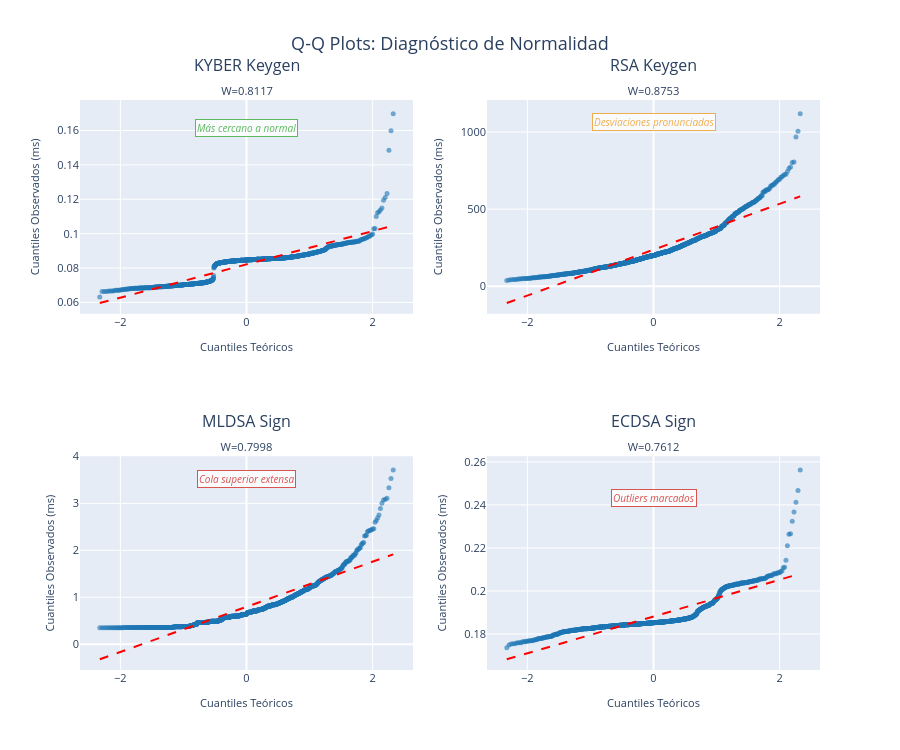

The cell this chart's notebook holds for it:
### Code cell
# ============ VERSIÓN MEJORADA CON ANOTACIONES ============
import plotly.subplots as sp
import scipy.stats as stats

casos_ejemplo = [
    ('kyber', 'keygen'),   # Más normal
    ('rsa', 'keygen'),     # Menos normal
    ('mldsa', 'sign'),     # Variabilidad alta
    ('ecdsa', 'sign')      # Baja variabilidad
]

fig = sp.make_subplots(
    rows=2, cols=2,
    subplot_titles=[f"{alg.upper()} {op.capitalize()}<br><sub>W={shapiro(categories[alg][op]['time_ms'])[0]:.4f}</sub>"
                    for alg, op in casos_ejemplo]
)

for idx, (alg, op) in enumerate(casos_ejemplo, 1):
    df_op = categories[alg][op]
    data_sorted = np.sort(df_op['time_ms'])
    theoretical_quantiles = stats.norm.ppf(np.linspace(0.01, 0.99, len(data_sorted)))

    row = (idx - 1) // 2 + 1
    col = (idx - 1) % 2 + 1

    # Scatter de Q-Q
    fig.add_trace(
        go.Scatter(
            x=theoretical_quantiles,
            y=data_sorted,
            mode='markers',
            marker=dict(size=5, color='#1f77b4', opacity=0.6),
            name=f'{alg.upper()} {op}',
            hovertemplate='Teórico: %{x:.2f}<br>Observado: %{y:.3f} ms<extra></extra>'
        ),
        row=row, col=col
    )

    # Línea de referencia (distribución perfecta)
    fig.add_trace(
        go.Scatter(
            x=theoretical_quantiles,
            y=theoretical_quantiles * data_sorted.std() + data_sorted.mean(),
            mode='lines',
            line=dict(color='red', dash='dash', width=2),
            name='Normal teórica',
            showlegend=False,
            hoverinfo='skip'
        ),
        row=row, col=col
    )

    # AÑADIR ANOTACIÓN DE INTERPRETACIÓN
    if alg == 'kyber' and op == 'keygen':
        interpretacion = "Más cercano a normal"
        color = '#5cb85c'  # Verde
    elif alg == 'rsa' and op == 'keygen':
        interpretacion = "Desviaciones pronunciadas"
        color = '#f0ad4e'  # Naranja
    elif alg == 'mldsa' and op == 'sign':
        interpretacion = "Cola superior extensa"
        color = '#d9534f'  # Rojo
    else:
        interpretacion = "Outliers marcados"
        color = '#d9534f'  # Rojo

    fig.add_annotation(
        text=f"<i>{interpretacion}</i>",
        xref=f"x{idx}", yref=f"y{idx}",
        x=0, y=data_sorted.max() * 0.95,
        showarrow=False,
        font=dict(size=10, color=color),
        bgcolor='rgba(255,255,255,0.8)',
        bordercolor=color,
        borderwidth=1,
        row=row, col=col
    )

fig.update_layout(
    title={
        'text': 'Q-Q Plots: Diagnóstico de Normalidad',
        'x': 0.5,
        'xanchor': 'center',
        'font': {'size': 18}
    },
    height=750,
    showlegend=False,
    font=dict(size=11)
)

fig.update_xaxes(title_text='Cuantiles Teóricos', title_font=dict(size=11))
fig.update_yaxes(title_text='Cuantiles Observados (ms)', title_font=dict(size=11))

fig.show()

### Figure 1 — Plotly figure (JSON) as saved in the notebook; plotly's stock layout.template omitted (floating-point values rounded to 4 significant figures; data arrays with more than 128 entries replaced by an {"elided": "..."} marker saying what was removed)
{"data": [{"hovertemplate": "Teórico: %{x:.2f}<br>Observado: %{y:.3f} ms<extra></extra>", "marker": {"color": "#1f77b4", "opacity": 0.6, "size": 5}, "mode": "markers", "name": "KYBER keygen", "type": "scatter", "x": {"elided": "1000 float values"}, "xaxis": "x", "y": {"elided": "1000 float values"}, "yaxis": "y"}, {"hoverinfo": "skip", "line": {"color": "red", "dash": "dash", "width": 2}, "mode": "lines", "name": "Normal teórica", "showlegend": false, "type": "scatter", "x": {"elided": "1000 float values"}, "xaxis": "x", "y": {"elided": "1000 float values"}, "yaxis": "y"}, {"hovertemplate": "Teórico: %{x:.2f}<br>Observado: %{y:.3f} ms<extra></extra>", "marker": {"color": "#1f77b4", "opacity": 0.6, "size": 5}, "mode": "markers", "name": "RSA keygen", "type": "scatter", "x": {"elided": "1000 float values"}, "xaxis": "x2", "y": {"elided": "1000 float values"}, "yaxis": "y2"}, {"hoverinfo": "skip", "line": {"color": "red", "dash": "dash", "width": 2}, "mode": "lines", "name": "Normal teórica", "showlegend": false, "type": "scatter", "x": {"elided": "1000 float values"}, "xaxis": "x2", "y": {"elided": "1000 float values"}, "yaxis": "y2"}, {"hovertemplate": "Teórico: %{x:.2f}<br>Observado: %{y:.3f} ms<extra></extra>", "marker": {"color": "#1f77b4", "opacity": 0.6, "size": 5}, "mode": "markers", "name": "MLDSA sign", "type": "scatter", "x": {"elided": "1000 float values"}, "xaxis": "x3", "y": {"elided": "1000 float values"}, "yaxis": "y3"}, {"hoverinfo": "skip", "line": {"color": "red", "dash": "dash", "width": 2}, "mode": "lines", "name": "Normal teórica", "showlegend": false, "type": "scatter", "x": {"elided": "1000 float values"}, "xaxis": "x3", "y": {"elided": "1000 float values"}, "yaxis": "y3"}, {"hovertemplate": "Teórico: %{x:.2f}<br>Observado: %{y:.3f} ms<extra></extra>", "marker": {"color": "#1f77b4", "opacity": 0.6, "size": 5}, "mode": "markers", "name": "ECDSA sign", "type": "scatter", "x": {"elided": "1000 float values"}, "xaxis": "x4", "y": {"elided": "1000 float values"}, "yaxis": "y4"}, {"hoverinfo": "skip", "line": {"color": "red", "dash": "dash", "width": 2}, "mode": "lines", "name": "Normal teórica", "showlegend": false, "type": "scatter", "x": {"elided": "1000 float values"}, "xaxis": "x4", "y": {"elided": "1000 float values"}, "yaxis": "y4"}], "layout": {"annotations": [{"font": {"size": 16}, "showarrow": false, "text": "KYBER Keygen<br><sub>W=0.8117</sub>", "x": 0.225, "xanchor": "center", "xref": "paper", "y": 1, "yanchor": "bottom", "yref": "paper"}, {"font": {"size": 16}, "showarrow": false, "text": "RSA Keygen<br><sub>W=0.8753</sub>", "x": 0.775, "xanchor": "center", "xref": "paper", "y": 1, "yanchor": "bottom", "yref": "paper"}, {"font": {"size": 16}, "showarrow": false, "text": "MLDSA Sign<br><sub>W=0.7998</sub>", "x": 0.225, "xanchor": "center", "xref": "paper", "y": 0.375, "yanchor": "bottom", "yref": "paper"}, {"font": {"size": 16}, "showarrow": false, "text": "ECDSA Sign<br><sub>W=0.7612</sub>", "x": 0.775, "xanchor": "center", "xref": "paper", "y": 0.375, "yanchor": "bottom", "yref": "paper"}, {"bgcolor": "rgba(255,255,255,0.8)", "bordercolor": "#5cb85c", "borderwidth": 1, "font": {"color": "#5cb85c", "size": 10}, "showarrow": false, "text": "<i>Más cercano a normal</i>", "x": 0, "xref": "x", "y": 0.1612, "yref": "y"}, {"bgcolor": "rgba(255,255,255,0.8)", "bordercolor": "#f0ad4e", "borderwidth": 1, "font": {"color": "#f0ad4e", "size": 10}, "showarrow": false, "text": "<i>Desviaciones pronunciadas</i>", "x": 0, "xref": "x2", "y": 1062.0, "yref": "y2"}, {"bgcolor": "rgba(255,255,255,0.8)", "bordercolor": "#d9534f", "borderwidth": 1, "font": {"color": "#d9534f", "size": 10}, "showarrow": false, "text": "<i>Cola superior extensa</i>", "x": 0, "xref": "x3", "y": 3.524, "yref": "y3"}, {"bgcolor": "rgba(255,255,255,0.8)", "bordercolor": "#d9534f", "borderwidth": 1, "font": {"color": "#d9534f", "size": 10}, "showarrow": false, "text": "<i>Outliers marcados</i>", "x": 0, "xref": "x4", "y": 0.2434, "yref": "y4"}], "font": {"size": 11}, "height": 750, "showlegend": false, "title": {"font": {"size": 18}, "text": "Q-Q Plots: Diagnóstico de Normalidad", "x": 0.5, "xanchor": "center"}, "xaxis": {"anchor": "y", "domain": [0, 0.45], "title": {"font": {"size": 11}, "text": "Cuantiles Teóricos"}}, "xaxis2": {"anchor": "y2", "domain": [0.55, 1], "title": {"font": {"size": 11}, "text": "Cuantiles Teóricos"}}, "xaxis3": {"anchor": "y3", "domain": [0, 0.45], "title": {"font": {"size": 11}, "text": "Cuantiles Teóricos"}}, "xaxis4": {"anchor": "y4", "domain": [0.55, 1], "title": {"font": {"size": 11}, "text": "Cuantiles Teóricos"}}, "yaxis": {"anchor": "x", "domain": [0.625, 1], "title": {"font": {"size": 11}, "text": "Cuantiles Observados (ms)"}}, "yaxis2": {"anchor": "x2", "domain": [0.625, 1], "title": {"font": {"size": 11}, "text": "Cuantiles Observados (ms)"}}, "yaxis3": {"anchor": "x3", "domain": [0, 0.375], "title": {"font": {"size": 11}, "text": "Cuantiles Observados (ms)"}}, "yaxis4": {"anchor": "x4", "domain": [0, 0.375], "title": {"font": {"size": 11}, "text": "Cuantiles Observados (ms)"}}}}
